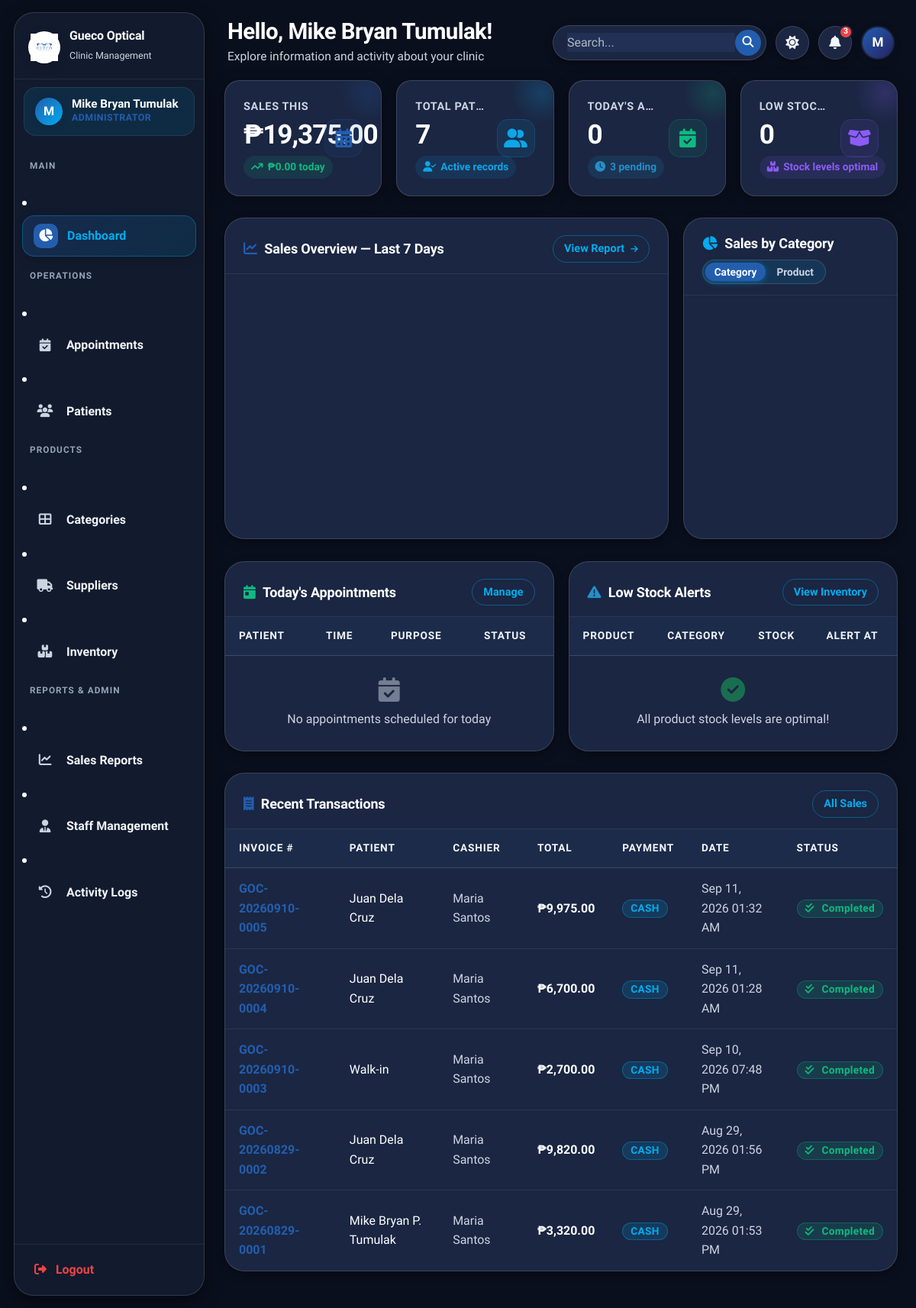
Page /admin/dashboard.php (signed in) on the committed database.
### tables this page shows
CREATE TABLE `users` (
  `id` int(11) NOT NULL AUTO_INCREMENT,
  `full_name` varchar(100) NOT NULL,
  `email` varchar(100) NOT NULL,
  `password` varchar(255) NOT NULL,
  `role` enum('admin','doctor','saleslady') NOT NULL,
  `phone` varchar(20) DEFAULT NULL,
  `status` enum('active','inactive') DEFAULT 'active',
  `profile_photo` varchar(255) DEFAULT NULL,
  `created_at` timestamp NOT NULL DEFAULT current_timestamp(),
  `updated_at` timestamp NOT NULL DEFAULT current_timestamp() ON UPDATE current_timestamp(),
  PRIMARY KEY (`id`),
  UNIQUE KEY `email` (`email`)
);

CREATE TABLE `sales` (
  `id` int(11) NOT NULL AUTO_INCREMENT,
  `invoice_no` varchar(20) NOT NULL,
  `patient_id` int(11) DEFAULT NULL,
  `cashier_id` int(11) NOT NULL,
  `appointment_id` int(11) DEFAULT NULL,
  `subtotal` decimal(10,2) NOT NULL DEFAULT 0.00,
  `discount` decimal(10,2) NOT NULL DEFAULT 0.00,
  `total` decimal(10,2) NOT NULL DEFAULT 0.00,
  `payment_method` enum('cash','gcash','other') DEFAULT 'cash',
  `amount_paid` decimal(10,2) DEFAULT 0.00,
  `change_amount` decimal(10,2) DEFAULT 0.00,
  `status` enum('completed','refunded','voided') DEFAULT 'completed',
  `created_at` timestamp NOT NULL DEFAULT current_timestamp(),
  PRIMARY KEY (`id`),
  UNIQUE KEY `invoice_no` (`invoice_no`),
  KEY `patient_id` (`patient_id`),
  KEY `cashier_id` (`cashier_id`),
  KEY `appointment_id` (`appointment_id`),
  CONSTRAINT `sales_ibfk_1` FOREIGN KEY (`patient_id`) REFERENCES `patients` (`id`) ON DELETE SET NULL,
  CONSTRAINT `sales_ibfk_2` FOREIGN KEY (`cashier_id`) REFERENCES `users` (`id`),
  CONSTRAINT `sales_ibfk_3` FOREIGN KEY (`appointment_id`) REFERENCES `appointments` (`id`) ON DELETE SET NULL
);

CREATE TABLE `patients` (
  `id` int(11) NOT NULL AUTO_INCREMENT,
  `first_name` varchar(100) DEFAULT NULL,
  `middle_name` varchar(100) DEFAULT NULL,
  `last_name` varchar(100) DEFAULT NULL,
  `full_name` varchar(100) DEFAULT NULL,
  `email` varchar(100) NOT NULL,
  `google_id` varchar(255) DEFAULT NULL,
  `password` varchar(255) NOT NULL,
  `phone` varchar(20) DEFAULT NULL,
  `address` text DEFAULT NULL,
  `birthdate` date DEFAULT NULL,
  `gender` enum('male','female','other') DEFAULT NULL,
  `avatar` varchar(500) DEFAULT NULL,
  `status` enum('active','inactive') DEFAULT 'active',
  `created_at` timestamp NOT NULL DEFAULT current_timestamp(),
  `updated_at` timestamp NOT NULL DEFAULT current_timestamp() ON UPDATE current_timestamp(),
  `reset_otp_hash` varchar(255) DEFAULT NULL,
  `reset_expires` datetime DEFAULT NULL,
  PRIMARY KEY (`id`),
  UNIQUE KEY `email` (`email`),
  UNIQUE KEY `google_id` (`google_id`)
);

### admin/dashboard.php (the view, shortened to what the rows shown need)
<?php
require_once __DIR__ . '/../config/functions.php';
$db    = getDB();
$recentSales = $db->query("
    SELECT s.*, p.full_name as patient_name, u.full_name as cashier_name
    FROM sales s
    LEFT JOIN patients p ON p.id = s.patient_id
    JOIN users u ON u.id = s.cashier_id
    ORDER BY s.created_at DESC
    LIMIT 5
")->fetchAll();
$extraHead = '<link rel="stylesheet" href="'.BASE_URL.'assets/css/pages/dashboard.css?v='.time().'">';
include __DIR__ . '/../includes/header.php';
?>
<div class="row g-3 mb-4">
  <div class="col-xl-6">
    <div class="card h-100">
      <div class="table-responsive">
        <table class="table">
          <thead>
            <tr>
              <th>Patient</th>
              <th>Time</th>
              <th>Purpose</th>
              <th>Status</th>
            </tr>
          </thead>
        </table>
      </div>
    </div>
  </div>
  <div class="col-xl-6">
    <div class="card h-100">
      <div class="table-responsive">
        <table class="table">
          <thead>
            <tr>
              <th>Product</th>
              <th>Category</th>
              <th>Stock</th>
              <th>Alert At</th>
            </tr>
          </thead>
        </table>
      </div>
    </div>
  </div>
</div>
<div class="card mb-4">
  <div class="table-responsive">
    <table class="table">
      <thead>
        <tr>
          <th>Invoice #</th>
          <th>Patient</th>
          <th>Cashier</th>
          <th>Total</th>
          <th>Payment</th>
          <th>Date</th>
          <th>Status</th>
        </tr>
      </thead>
      <tbody>
        <?php if (empty($recentSales)): ?>
        <tr><td colspan="7" class="text-center py-4 text-muted">
          <i class="fas fa-receipt fa-2x mb-2 d-block opacity-50"></i>
          No sales transactions recorded yet
        </td></tr>
        <?php else: ?>
        <?php foreach ($recentSales as $sale): ?>
        <tr>
          <td><span class="fw-bold" style="color:var(--clr-bronze)"><?= sanitize($sale['invoice_no']) ?></span></td>
          <td><?= sanitize($sale['patient_name'] ?? 'Walk-in') ?></td>
          <td class="text-muted"><?= sanitize($sale['cashier_name']) ?></td>
          <td class="fw-bold text-success"><?= formatCurrency($sale['total']) ?></td>
          <td><span class="badge bg-info"><?= strtoupper($sale['payment_method']) ?></span></td>
          <td class="text-muted"><?= formatDateTime($sale['created_at']) ?></td>
          <td><?= statusBadge($sale['status']) ?></td>
        </tr>
        <?php endforeach; ?>
        <?php endif; ?>
      </tbody>
    </table>
  </div>
</div>
<?php
include __DIR__ . '/../includes/footer.php';

### includes/header.php (shortened to what the rows shown need)
<?php
require_once __DIR__ . '/../config/functions.php';
$user        = getCurrentUser();
$fullName    = $user['full_name'] ?? 'Admin';
$initials    = strtoupper(substr($fullName, 0, 1));
$userTheme = $_COOKIE['gueco_theme'] ?? ($_COOKIE['theme'] ?? 'dark');
$currentTheme = ($userTheme === 'light') ? 'light' : 'dark';
?>
<!DOCTYPE html>
<html lang="en" data-theme="<?= $currentTheme ?>">
<head>
  <link href="https://cdn.jsdelivr.net/npm/bootstrap@5.3.3/dist/css/bootstrap.min.css" rel="stylesheet">
  <link rel="stylesheet" href="https://cdnjs.cloudflare.com/ajax/libs/font-awesome/6.5.0/css/all.min.css">
  <link rel="stylesheet" href="<?= BASE_URL ?>assets/css/style.css?v=<?= time() ?>">
  <?php if (isset($extraHead)) echo $extraHead; ?>
</head>
<body>
<div class="app-wrapper">
  <aside class="sidebar" id="sidebar">
    <div class="sidebar-user">
      <div class="user-avatar">
        <span><?= $initials ?></span>
      </div>
      <div class="user-info">
        <div class="user-name"><?= sanitize($fullName) ?></div>
        <div class="user-role"><?= getRoleLabel($user['role'] ?? '') ?></div>
      </div>
    </div>
  </aside>
  <div class="main-content">
    <header class="app-header">
      <div class="header-left">
        <div class="header-greeting">
          <h4>Hello, <?= sanitize($fullName) ?>!</h4>
          <p>Explore information and activity about your clinic</p>
        </div>
      </div>
      <div class="header-right">
        <div class="header-search-wrap">
          <input type="text" placeholder="Search..." aria-label="Search">
          <button type="button" class="header-search-btn" title="Search">
          </button>
        </div>
        <button class="header-icon-btn" id="themeToggle" title="Toggle Theme">
          <i class="fas fa-moon" id="themeIcon"></i>
        </button>
        <div class="dropdown" id="notifDropdownWrap">
          <button class="header-icon-btn" type="button" data-bs-toggle="dropdown" aria-expanded="false" title="Notifications">
          </button>
        </div>
        <div class="header-avatar" title="<?= sanitize($fullName) ?>">
          <?= $initials ?>
        </div>
      </div>
    </header>
    <div class="page-content">

### config/functions.php (shortened to what the rows shown need)
<?php
function getCurrentUser(): ?array {
    try {
        $db = getDB();
        $stmt = $db->prepare("SELECT id, full_name, role, email, phone, status FROM users WHERE id = ?");
        $stmt->execute([$_SESSION['user_id']]);
        $user = $stmt->fetch();
        if ($user) {
            $currentUser = $user;
            return $currentUser;
        }
    } catch (Exception $e) {
    }
    $currentUser = [
        'id'        => $_SESSION['user_id'] ?? 0,
        'full_name' => $_SESSION['user_name'] ?? 'User',
        'role'      => $_SESSION['user_role'] ?? 'guest',
        'email'     => $_SESSION['user_email'] ?? '',
    ];
    return $currentUser;
}
function getRoleLabel(string $role): string {
    return match($role) {
        'admin'     => 'Administrator',
        'doctor'    => 'Optometrist',
        'saleslady' => 'Saleslady / Cashier',
        default     => ucfirst($role),
    };
}
function sanitize(string $value): string {
    return htmlspecialchars(strip_tags(trim($value)), ENT_QUOTES, 'UTF-8');
}
function formatCurrency(float $amount): string {
    return '₱' . number_format($amount, 2);
}
function formatDateTime(string $datetime): string {
    return date('M d, Y h:i A', strtotime($datetime));
}
function statusBadge(string $status): string {
    $map = [
        'pending'   => ['warning', 'clock'],
        'confirmed' => ['info',    'check-circle'],
        'completed' => ['success', 'check-double'],
        'cancelled' => ['danger',  'times-circle'],
        'no_show'   => ['secondary','user-times'],
        'active'    => ['success', 'circle'],
        'inactive'  => ['danger',  'circle'],
        'stock_in'  => ['success', 'arrow-up'],
        'stock_out' => ['danger',  'arrow-down'],
        'adjustment'=> ['warning', 'edit'],
    ];
    $cfg = $map[$status] ?? ['secondary', 'question-circle'];
    $label = ucwords(str_replace('_', ' ', $status));
    return "<span class='badge bg-{$cfg[0]}'><i class='fas fa-{$cfg[1]} me-1'></i>{$label}</span>";
}

### rows in the picture
users: full_name "M", full_name "Mike Bryan Tumulak", role "ADMINISTRATOR"
sales: invoice_no "GOC-20260910-0005", patient.full_name "Juan Dela Cruz", cashier.full_name "Maria Santos", total "₱9,975.00", payment_method "CASH", created_at "Sep 11, 2026 01:32 AM", status "Completed"
sales: invoice_no "GOC-20260910-0004", patient.full_name "Juan Dela Cruz", cashier.full_name "Maria Santos", total "₱6,700.00", payment_method "CASH", created_at "Sep 11, 2026 01:28 AM", status "Completed"
sales: invoice_no "GOC-20260910-0003", patient_name "Walk-in", cashier.full_name "Maria Santos", total "₱2,700.00", payment_method "CASH", created_at "Sep 10, 2026 07:48 PM", status "Completed"
sales: invoice_no "GOC-20260829-0002", patient.full_name "Juan Dela Cruz", cashier.full_name "Maria Santos", total "₱9,820.00", payment_method "CASH", created_at "Aug 29, 2026 01:56 PM", status "Completed"
sales: invoice_no "GOC-20260829-0001", patient.full_name "Mike Bryan P. Tumulak", cashier.full_name "Maria Santos", total "₱3,320.00", payment_method "CASH", created_at "Aug 29, 2026 01:53 PM", status "Completed"

### other values in the picture
min($notifCount, 99) "3"
formatCurrency($monthlySalesTotal) "₱19,375.00"
formatCurrency($stats['todaySales']) "₱0.00"
$stats['totalPatients'] "7"
$stats['todayAppointments'] "0"
$stats['pendingAppts'] "3"
$stats['lowStock'] "0"
